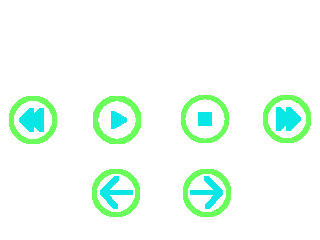
#> input picture Docs/SID_Play_Images/Controls.bmp, 320 x 240 px, found by its file name
$ python find_circles.py
#> lines starting #> are read from the running program, lines starting #| are printed output that depends on the picture
import cv2
import numpy as np
from PIL import Image
import os

folder = r"C:\vscode\SID_Play_Images"
bmp_path = os.path.join(folder, "controls.bmp")

img = cv2.imread(bmp_path)
if img is None:
    pil_img = Image.open(bmp_path).convert("RGB")
#> pil_img is the input picture: PIL image 320x240 RGB; mean R, G, B 239.5, 254.3, 244.6
    pil_img.save(os.path.join(folder, "controls_fixed.png"))
    img = cv2.imread(os.path.join(folder, "controls_fixed.png"))

h, w = img.shape[:2]
#> h = 240; w = 320
print(f"✅ Loaded: {w}x{h}")
#| ✅ Loaded: 320x240

# --- Grayscale + blur ---
gray = cv2.cvtColor(img, cv2.COLOR_BGR2GRAY)
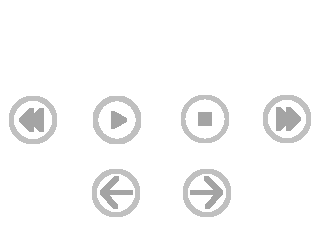
#> gray: shape (240, 320); min 164, max 255, mean 248.8
gray_blur = cv2.medianBlur(gray, 5)

# --- Hough circle detection ---
circles = cv2.HoughCircles(
    gray_blur,
    cv2.HOUGH_GRADIENT,
    dp=1.2,
    minDist=40,        # distance between centers
    param1=100,        # Canny high threshold
    param2=20,         # accumulator threshold (lower = more circles)
    minRadius=10,
    maxRadius=40
)
#> circles = [[114.6, 192.6, 24.04], [207, 192.6, 18.4], [115.8, 119.4, 18.88], [31.8, 118.2, 24.64], [288.6, 115.8, 21.28], [207, 115.8, 21.52]]

if circles is None:
    print("❌ No circles detected by HoughCircles")
    cv2.imwrite(os.path.join(folder, "debug_gray.png"), gray)
    cv2.imwrite(os.path.join(folder, "debug_gray_blur.png"), gray_blur)
    raise SystemExit

circles = np.round(circles[0, :]).astype("int")
#> circles = [[115, 193, 24], [207, 193, 18], [116, 119, 19], [32, 118, 25], [289, 116, 21], [207, 116, 22]]
print(f"Found {len(circles)} raw circles")
#| Found 6 raw circles

# Convert to list of (x, y, r)
raw_circles = [(int(x), int(y), int(r)) for (x, y, r) in circles]
#> raw_circles = [(115, 193, 24), (207, 193, 18), (116, 119, 19), (32, 118, 25), (289, 116, 21), (207, 116, 22)]

# --- Split into two horizontal rows (middle vs bottom) ---
ys = np.array([c[1] for c in raw_circles])
#> ys = [193, 193, 119, 118, 116, 116]
median_y = np.median(ys)
#> median_y = 118.5

middle_row = [c for c in raw_circles if c[1] < median_y]
#> middle_row = [(32, 118, 25), (289, 116, 21), (207, 116, 22)]
bottom_row = [c for c in raw_circles if c[1] >= median_y]
#> bottom_row = [(115, 193, 24), (207, 193, 18), (116, 119, 19)]

middle_row.sort(key=lambda c: c[0])
bottom_row.sort(key=lambda c: c[0])

middle_row = middle_row[:4]
#> middle_row = [(32, 118, 25), (207, 116, 22), (289, 116, 21)]
bottom_row = bottom_row[:4]
#> bottom_row = [(115, 193, 24), (116, 119, 19), (207, 193, 18)]

final_circles = middle_row + bottom_row
#> final_circles = [(32, 118, 25), (207, 116, 22), (289, 116, 21), (115, 193, 24), (116, 119, 19), (207, 193, 18)]
print(f"🎯 Final circles: {len(final_circles)}")
#| 🎯 Final circles: 6

centers = [(x, y) for x, y, r in final_circles]
#> centers = [(32, 118), (207, 116), (289, 116), (115, 193), (116, 119), (207, 193)]

print("\n🎯 DETECTED CENTERS:")
for i, (x, y) in enumerate(centers, 1):
    print(f"   {i}. ({x:3d}, {y:3d})")
#> this loop made 6 passes
#|    1. ( 32, 118)
#|    2. (207, 116)
#|    3. (289, 116)
#|    4. (115, 193)
#|    5. (116, 119)
#|    6. (207, 193)

# Save centers
txt_path = os.path.join(folder, "circle_centers.txt")
with open(txt_path, "w") as f:
    for x, y in centers:
        f.write(f"{x},{y}\n")

# Annotate
annotated = img.copy()
for x, y in centers:
    cv2.circle(annotated, (x, y), 26, (0, 255, 0), 3)
    cv2.circle(annotated, (x, y), 5, (0, 0, 255), -1)
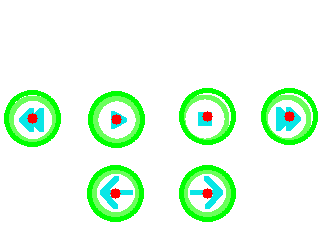
#> annotated: shape (240, 320, 3); mean B, G, R 229.3, 252.8, 226.8

cv2.imwrite(os.path.join(folder, "detected_controls.png"), annotated)
print(f"\n✅ Saved {len(centers)} centers to circle_centers.txt")
#| ✅ Saved 6 centers to circle_centers.txt

$ run again, with Docs/SID_Play_Images/Alphas.bmp copied over Docs/SID_Play_Images/Controls.bmp
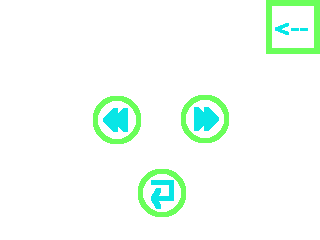
#> input picture Docs/SID_Play_Images/Alphas.bmp, 320 x 240 px, found by its file name
#> pil_img is the input picture: PIL image 320x240 RGB; mean R, G, B 243.7, 254.5, 247.2
#| ✅ Loaded: 320x240
#> `gray = cv2.cvtColor(img, cv2.COLOR_BGR2GRAY)`:
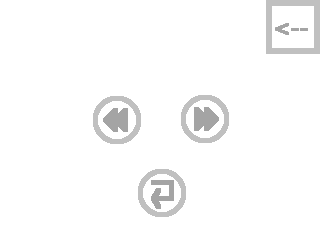
#> gray: shape (240, 320); min 161, max 255, mean 250.5
#> `circles = cv2.HoughCircles( gray_blur, cv2.HOUGH_GRADIENT, dp=1.2, min..`: circles = [[115.8, 118.2, 24.64], [204.6, 117, 23.2], [162.6, 192.6, 24.28], [288.6, 30.6, 24.16]]
#> `circles = np.round(circles[0, :]).astype("int")`: circles = [[116, 118, 25], [205, 117, 23], [163, 193, 24], [289, 31, 24]]
#| Found 4 raw circles
#> raw_circles = [(116, 118, 25), (205, 117, 23), (163, 193, 24), (289, 31, 24)]
#> ys = [118, 117, 193, 31]
#> median_y = 117.5
#> middle_row = [(205, 117, 23), (289, 31, 24)]
#> bottom_row = [(116, 118, 25), (163, 193, 24)]
#> final_circles = [(205, 117, 23), (289, 31, 24), (116, 118, 25), (163, 193, 24)]
#| 🎯 Final circles: 4
#> centers = [(205, 117), (289, 31), (116, 118), (163, 193)]
#> the loop `for i, (x, y) in enumerate(centers, 1):` made 4 passes
#> (printed output is left out)
#> the loop `for x, y in centers:` made 4 passes
#> after the loop `for x, y in centers:`:
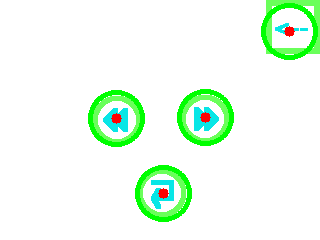
#> annotated: shape (240, 320, 3); mean B, G, R 237.1, 253.5, 235.2
#| ✅ Saved 4 centers to circle_centers.txt
